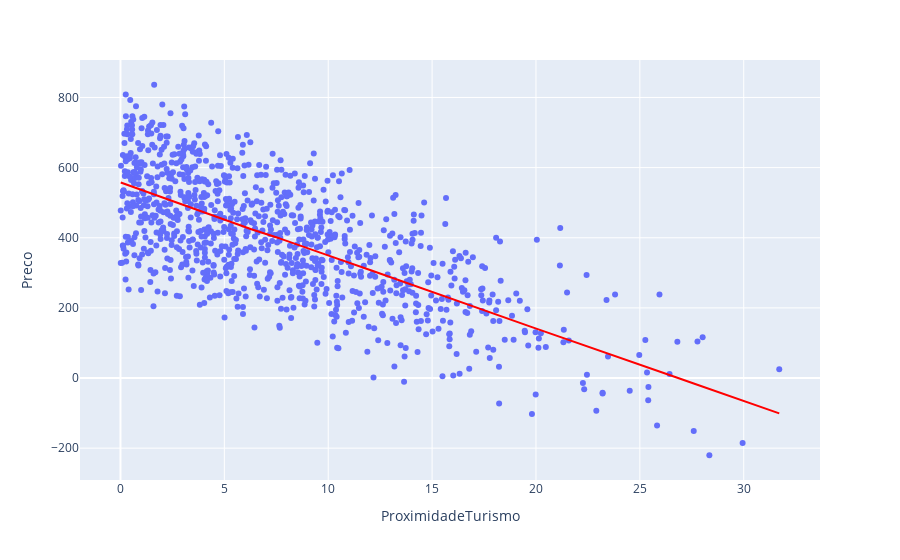

Notebook cell for this chart:
### Code cell
# Which straight line best fits the relationship? IA

px.scatter(data, x='ProximidadeTurismo', y='Preco', trendline_color_override='red', trendline="lowess")

### Figure 1 — Plotly figure (JSON) as saved in the notebook; plotly's stock layout.template omitted (floating-point values rounded to 4 significant figures; data arrays with more than 128 entries replaced by an {"elided": "..."} marker saying what was removed)
{"data": [{"hovertemplate": "ProximidadeTurismo=%{x}<br>Preco=%{y}<extra></extra>", "legendgroup": "", "marker": {"color": "#636efa", "symbol": "circle"}, "mode": "markers", "name": "", "orientation": "v", "showlegend": false, "type": "scatter", "x": {"elided": "1000 float values"}, "xaxis": "x", "y": {"elided": "1000 float values"}, "yaxis": "y"}, {"hovertemplate": "<b>LOWESS trendline</b><br><br>ProximidadeTurismo=%{x}<br>Preco=%{y} <b>(trend)</b><extra></extra>", "legendgroup": "", "line": {"color": "red"}, "marker": {"color": "#636efa", "symbol": "circle"}, "mode": "lines", "name": "", "showlegend": false, "type": "scatter", "x": {"elided": "1000 float values"}, "xaxis": "x", "y": {"elided": "1000 float values"}, "yaxis": "y"}], "layout": {"legend": {"tracegroupgap": 0}, "margin": {"t": 60}, "xaxis": {"anchor": "y", "domain": [0, 1], "title": {"text": "ProximidadeTurismo"}}, "yaxis": {"anchor": "x", "domain": [0, 1], "title": {"text": "Preco"}}}}
